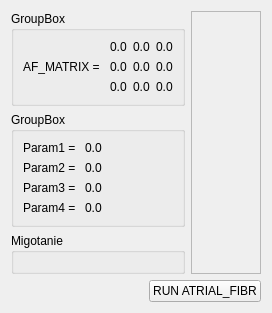
        <widget class="QWidget" name="atrial_fibr">
         <attribute name="title">
          <string>ATRIAL_FIBR</string>
         </attribute>
         <layout class="QVBoxLayout" name="verticalLayout_47">
          <item>
           <layout class="QHBoxLayout" name="horizontalLayout_4">
            <item>
             <layout class="QVBoxLayout" name="verticalLayout_48">
              <item>
               <widget class="QGroupBox" name="groupBox_14">
                <property name="title">
                 <string>GroupBox</string>
                </property>
                <layout class="QGridLayout" name="gridLayout_6">
                 <item row="0" column="2">
                  <widget class="QLabel" name="af_matrix21">
                   <property name="text">
                    <string>0.0</string>
                   </property>
                  </widget>
                 </item>
                 <item row="1" column="0">
                  <widget class="QLabel" name="label_56">
                   <property name="text">
                    <string>AF_MATRIX = </string>
                   </property>
                  </widget>
                 </item>
                 <item row="1" column="1">
                  <widget class="QLabel" name="af_matrix12">
                   <property name="text">
                    <string>0.0</string>
                   </property>
                  </widget>
                 </item>
                 <item row="0" column="3">
                  <widget class="QLabel" name="af_matrix31">
                   <property name="text">
                    <string>0.0</string>
                   </property>
                  </widget>
                 </item>
                 <item row="1" column="2">
                  <widget class="QLabel" name="af_matrix22">
                   <property name="text">
                    <string>0.0</string>
                   </property>
                  </widget>
                 </item>
                 <item row="1" column="3">
                  <widget class="QLabel" name="af_matrix32">
                   <property name="text">
                    <string>0.0</string>
                   </property>
                  </widget>
                 </item>
                 <item row="2" column="1">
                  <widget class="QLabel" name="af_matrix13">
                   <property name="text">
                    <string>0.0</string>
                   </property>
                  </widget>
                 </item>
                 <item row="2" column="2">
                  <widget class="QLabel" name="af_matrix23">
                   <property name="text">
                    <string>0.0</string>
                   </property>
                  </widget>
                 </item>
                 <item row="2" column="3">
                  <widget class="QLabel" name="af_matrix33">
                   <property name="text">
                    <string>0.0</string>
                   </property>
                  </widget>
                 </item>
                 <item row="0" column="1">
                  <widget class="QLabel" name="af_matrix11">
                   <property name="text">
                    <string>0.0</string>
                   </property>
                   <property name="textFormat">
                    <enum>Qt::AutoText</enum>
                   </property>
                  </widget>
                 </item>
                </layout>
               </widget>
              </item>
              <item>
               <widget class="QGroupBox" name="groupBox_13">
                <property name="title">
                 <string>GroupBox</string>
                </property>
                <layout class="QFormLayout" name="formLayout_4">
                 <item row="0" column="0">
                  <widget class="QLabel" name="label_48">
                   <property name="text">
                    <string>Param1 = </string>
                   </property>
                  </widget>
                 </item>
                 <item row="0" column="1">
                  <widget class="QLabel" name="label_54">
                   <property name="text">
                    <string>0.0</string>
                   </property>
                  </widget>
                 </item>
                 <item row="1" column="0">
                  <widget class="QLabel" name="label_55">
                   <property name="text">
                    <string>Param2 = </string>
                   </property>
                  </widget>
                 </item>
                 <item row="1" column="1">
                  <widget class="QLabel" name="label_57">
                   <property name="text">
                    <string>0.0</string>
                   </property>
                  </widget>
                 </item>
                 <item row="2" column="0">
                  <widget class="QLabel" name="label_58">
                   <property name="text">
                    <string>Param3 = </string>
                   </property>
                  </widget>
                 </item>
                 <item row="2" column="1">
                  <widget class="QLabel" name="label_59">
                   <property name="text">
                    <string>0.0</string>
                   </property>
                  </widget>
                 </item>
                 <item row="3" column="0">
                  <widget class="QLabel" name="label_60">
                   <property name="text">
                    <string>Param4 = </string>
                   </property>
                  </widget>
                 </item>
                 <item row="3" column="1">
                  <widget class="QLabel" name="label_61">
                   <property name="text">
                    <string>0.0</string>
                   </property>
                  </widget>
                 </item>
                </layout>
               </widget>
              </item>
              <item>
               <widget class="QGroupBox" name="groupBox_12">
                <property name="title">
                 <string>Migotanie</string>
                </property>
                <layout class="QHBoxLayout" name="horizontalLayout_37">
                 <item>
                  <widget class="QFrame" name="migotanie_frame">
                   <property name="styleSheet">
                    <string notr="true">background-color: rgb(0, 170, 0);</string>
                   </property>
                   <property name="frameShape">
                    <enum>QFrame::StyledPanel</enum>
                   </property>
                   <property name="frameShadow">
                    <enum>QFrame::Raised</enum>
                   </property>
                  </widget>
                 </item>
                </layout>
               </widget>
              </item>
             </layout>
            </item>
            <item>
             <widget class="QScrollArea" name="scrollArea_10">
              <property name="widgetResizable">
               <bool>true</bool>
              </property>
              <widget class="QWidget" name="scrollAreaWidgetContents_19">
               <property name="geometry">
                <rect>
                 <x>0</x>
                 <y>0</y>
                 <width>888</width>
                 <height>541</height>
                </rect>
               </property>
              </widget>
             </widget>
            </item>
           </layout>
          </item>
          <item>
           <layout class="QHBoxLayout" name="horizontalLayout_5">
            <item>
             <spacer name="horizontalSpacer_23">
              <property name="orientation">
               <enum>Qt::Horizontal</enum>
              </property>
              <property name="sizeHint" stdset="0">
               <size>
                <width>40</width>
                <height>20</height>
               </size>
              </property>
             </spacer>
            </item>
            <item>
             <widget class="QPushButton" name="pushButton_3">
              <property name="text">
               <string>RUN ATRIAL_FIBR</string>
              </property>
             </widget>
            </item>
           </layout>
          </item>
         </layout>
        </widget>
